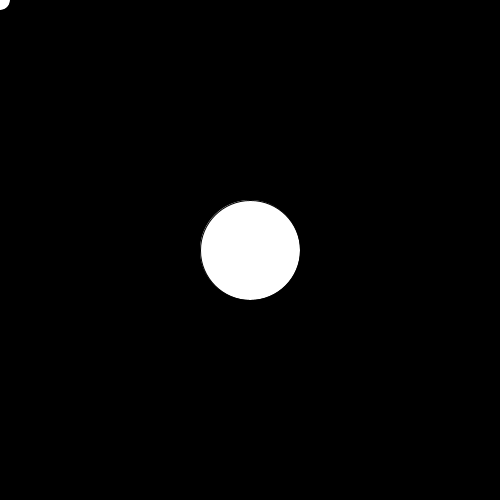
Frame 1 (no input)
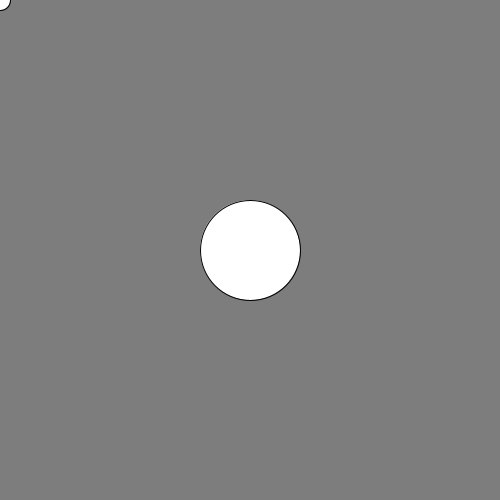
Frame 60 (the mouse pressed at the canvas centre just before this capture)
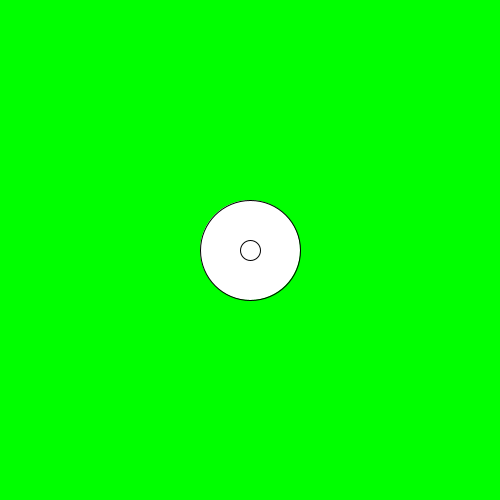
Frame 120 (the mouse held since frame 60 and released just before this capture)

The Processing sketch that drew these frames (run headless with seeded random() and noise(); from frame 60 on, the mouse is pressed at the canvas centre):

// Processing sketch: sketch_261016b_problema4
// ── sketch_261016b_problema4.pde
class Plato {
  float x, y, diametro;
  Plato () {
    x = width/2;
    y = height/2;
    diametro = 100;
  }
  void mostrar () {
    circle(x, y, diametro);
  }
  
  boolean hayCuchara (Cuchara c) {
    float d = dist (x, y, c.x, c.y);
    return  d < (c.diametro/2.0 + diametro/2.0);
  }
  
}
class Cuchara {
  float x, y, diametro;
  Cuchara () {
     x = 0;
     y = 0;
     diametro = 20;
  }
  void mostrar () {
    circle(x, y, diametro);
  }
  void mover () {
    x = mouseX;
    y = mouseY;
  }
}

Plato plato;
Cuchara cuchara;

void setup () {
  size (500, 500);
  plato = new Plato ();
  cuchara = new Cuchara ();
}

color fondo = 0;
void draw () {
  background (fondo);
  plato.mostrar();
  cuchara.mostrar();
  cuchara.mover();
  if(plato.hayCuchara(cuchara)) {
    fondo = color(0, 255, 0);
  } else {
    fondo = color (125);
  }
}
